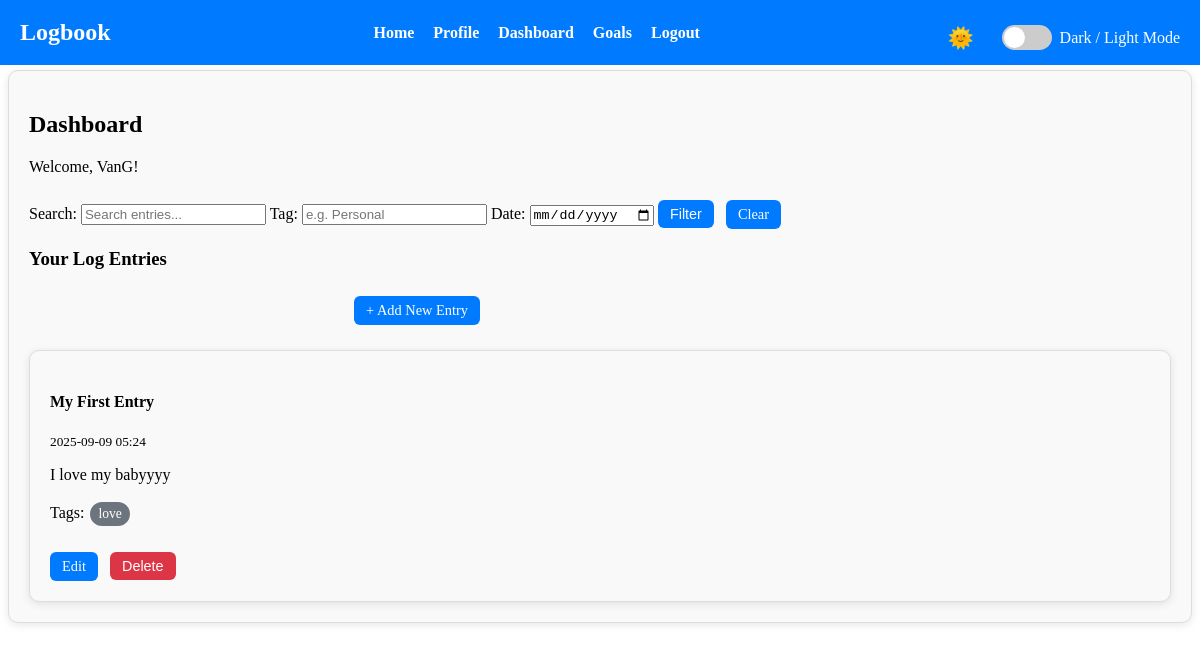
The page /dashboard (signed in) on the database its author committed.
### app/models.py (models this page shows, shortened)
class User(UserMixin, db.Model):
    id = db.Column(db.Integer, primary_key=True) #Unique user id
    username = db.Column(db.String(150), unique=True, nullable=False)
    email = db.Column(db.String(150), unique=True, nullable=False)
    password = db.Column(db.String(200), nullable=False)
    profile_image = db.Column(db.String(200), nullable=False, default="default.jpg")
    cover_image = db.Column(db.String(150), nullable=False, default="default_cover.jpg")
    date_joined = db.Column(db.DateTime, default=datetime.utcnow)
    entries = db.relationship('Entry', backref='author', lazy=True)

class Entry(db.Model):
    id = db.Column(db.Integer, primary_key=True)
    title = db.Column(db.String(200), nullable=False)
    content = db.Column(db.Text, nullable=False)
    date_posted = db.Column(db.DateTime, default=datetime.utcnow)
    user_id = db.Column(db.Integer, db.ForeignKey('user.id'), nullable=False)
    tags = db.Column(db.String(100))

### app/routes.py (the view)
@main.route("/dashboard")
@login_required
def dashboard():
    tag = request.args.get('tag')
    date = request.args.get('date')
    search = request.args.get('q')  # <-- new search query
    page = 1  # always load first page for full dashboard
    query = Entry.query.filter_by(user_id=current_user.id)
    if tag:
        query = query.filter(func.lower(Entry.tags).contains(tag.lower()))
    if date:
        query = query.filter(db.func.date(Entry.date_posted) == date)
    if search:
        query = query.filter(
            (Entry.title.ilike(f"%{search}%")) |
            (Entry.content.ilike(f"%{search}%"))
        )
    entries = query.order_by(Entry.date_posted.desc()).paginate(page=page, per_page=5)
    return render_template("dashboard.html", entries=entries, user=current_user)

### app/__init__.py (called while the page is built)
@login_manager.user_loader
def load_user(user_id):
    from .models import User
    return User.query.get(int(user_id))

### app/templates/dashboard.html (shortened to what this page needs)
{% extends "base.html" %}
{% block content %}
<h2>Dashboard</h2>
<p>Welcome, {{ user.username }}!</p>
<form method="GET" action="{{ url_for('main.dashboard') }}" class="filter-form">
    <label for="q">Search:</label>
    <input type="text" id="q" name="q" placeholder="Search entries..." value="{{ request.args.get('q', '') }}">
    <label for="tag">Tag:</label>
    <input type="text" id="tag" name="tag" placeholder="e.g. Personal" value="{{ request.args.get('tag', '') }}">
    <label for="date">Date:</label>
    <input type="date" id="date" name="date" value="{{ request.args.get('date', '') }}">
    <button type="submit">Filter</button>
    <a href="{{ url_for('main.dashboard') }}" class="btn">Clear</a>
</form>
<h3>Your Log Entries</h3>
<div style="margin-bottom: 25px; margin-left: 325px;">
    <a href="{{ url_for('main.add_entry')}}" class="btn"> + Add New Entry</a>
</div>
{% if entries.items %}
    <div id="entries-container" class="entry-list" data-total-pages="{{ entries.pages }}">
        {% include "partials/entries_list.html" %}
    </div>
{% else %}
    <p>You have no entries yet. </p>
{% endif %}
{% endblock %}

### app/templates/partials/entries_list.html
{% for entry in entries.items %}
    <div class="entry-card">
        <h4>{{ entry.title }}</h4>
        <small>{{ entry.date_posted.strftime("%Y-%m-%d %H:%M") }}</small>
        <p>{{ entry.content }}</p>
        {% if entry.tags %}
            <p class="tags">
                Tags:
                {% for tag in entry.tags.split(',') %}
                    <a href="{{ url_for('main.dashboard', tag=tag.strip()) }}" class="tag-btn">{{ tag.strip() }}</a>
                {% endfor %}
            </p>
        {% endif %}
        <div class="entry-actions">
            <a href="{{ url_for('main.edit_entry', entry_id=entry.id ) }}" class="btn">Edit</a>
            <form action="{{ url_for('main.delete_entry', entry_id=entry.id) }}" method="POST" style="display:inline;">
                <button type="submit" class="btn delete-btn" onclick="return confirm('Are you sure you want to delete this entry?');">Delete</button>
            </form>
        </div>
    </div>
{% endfor %}

### app/static/style.css (style rules this page uses)
:root { --bg-color: #ffffff; --text-color: #000000; --card-bg: #f9f9f9; --card-border: #ddd; --link-color: #007bff; --link-hover: #0056b3; --btn-bg: #007bff; --btn-hover: #0056b3; --delete-bg: #dc3545; --delete-hover: #a71d2a; --tag-bg: #6c757d; --tag-hover: #495057; }
body { background-color: var(--bg-color); color: var(--text-color); margin-top: 70px; transition: background-color 0.3s, color 0.3s; }
a { color: var(--link-color); text-decoration: none; transition: color 0.2s; }
.btn, form.filter-form button, form.filter-form a.btn { display: inline-block; padding: 6px 12px; margin: 8px 8px 0 0; background-color: var(--btn-bg); color: #fff !important; border: none; border-radius: 6px; cursor: pointer; font-size: 0.9rem; transition: background-color 0.2s ease; }
.delete-btn { background-color: var(--delete-bg); }
.tag-btn, .tag-link { display: inline-block; background-color: var(--tag-bg); color: #fff; padding: 4px 8px; margin: 2px; border-radius: 12px; font-size: 0.85em; transition: background 0.2s, color 0.2s; }
.entry-card, .profile-card, .recent-entries, .dashboard-container, .form-container { background: var(--card-bg); border: 1px solid var(--card-border); border-radius: 10px; box-shadow: 0 2px 8px rgba(0,0,0,0.1); padding: 20px; transition: background 0.3s, color 0.3s, border-color 0.3s; }

### rows shown on the page
User: username "VanG"
Entry: title "My First Entry", date_posted "2025-09-09 05:24", content "I love my babyyyy", strip "love"
